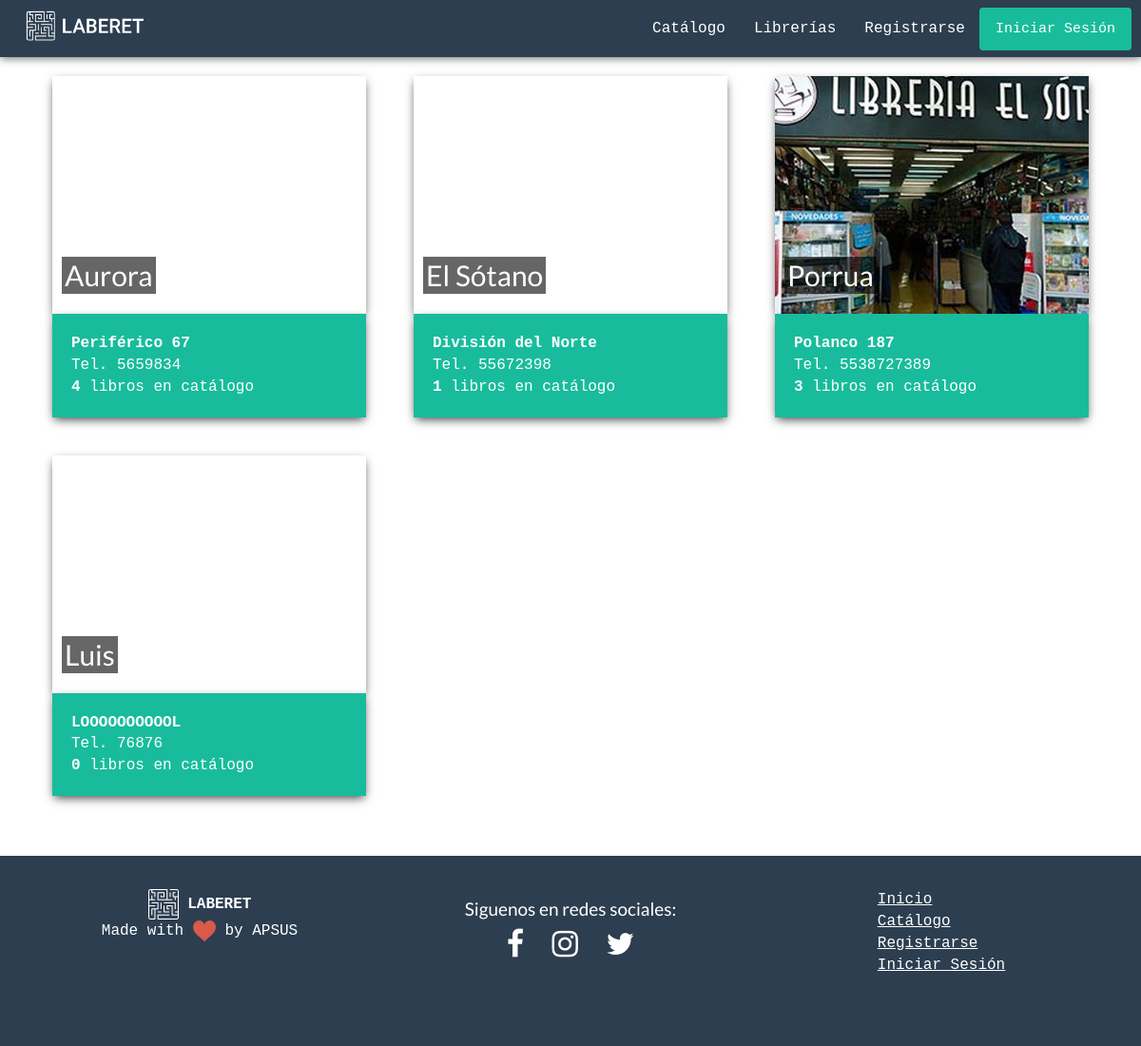
/librerias, run on the app's committed database.
### tables this page shows
CREATE TABLE `libreria` (
  `idLibreria` int(10) NOT NULL,
  `nombre` varchar(256) NOT NULL,
  `fotoPerfil` varchar(1024) NOT NULL,
  `fotoPortada` varchar(1024) NOT NULL,
  `telefono` varchar(1024) NOT NULL,
  `direccion` varchar(255) NOT NULL,
  `coordenadas` varchar(255) NOT NULL,
  `facebook` varchar(512) DEFAULT NULL,
  `twitter` varchar(512) DEFAULT NULL,
  `instagram` varchar(512) DEFAULT NULL
);

### librerias/librerias.php (called while the page is built, shortened)
<?php
include '../conexion.php';
include_once '../lib/Libreria.php';
$librerias = array();
$sql = "SELECT * FROM libreria;";
$query = mysqli_query($con, $sql);

### lib/Libreria.php (called while the page is built, shortened)
<?php
class Libreria
{
	private $id;
	private $nombre;
	private $fotoPerfil;
	private $telefono;
	private $direccion;
	function fill(array $row) {
		$this->id = $row['idLibreria'];
		$this->nombre = $row['nombre'];
		$this->fotoPerfil = $row['fotoPerfil'];
		$this->telefono = $row['telefono'];
		$this->direccion = $row['direccion'];
	}
	function getNumLibros() {
		include "../conexion.php";
		$sql = "SELECT COUNT(idLibro) as num from libro where idLibreria = ".$this->id.";";
		$query = mysqli_query($con, $sql);
		$num = 0;
		if ($row = mysqli_fetch_array($query)) {
			$num = $row['num'];
		}
		return $num;
	}
	public function getId(){
		return $this->id;
	}
	public function getNombre(){
		return $this->nombre;
	}
	public function getFotoPerfil(){
		return $this->fotoPerfil;
	}
	public function getTelefono(){
		return $this->telefono;
	}
	public function getDireccion(){
		return $this->direccion;
	}
}

### conexion.php (called while the page is built, shortened)
<?php
$sql = " SET NAMES UTF8;";

### librerias/index.php (the view, shortened to what this page needs)
<!DOCTYPE html>
<html>
<head>
	<link rel="stylesheet" href="../css/bootstrap.min.css">
	<link rel="stylesheet" href="../css/librerias-style.css">
	<link rel="stylesheet" type="text/css" href="https://maxcdn.bootstrapcdn.com/font-awesome/4.7.0/css/font-awesome.min.css">
</head>
<body>
	<?php
		if (!isset($_SESSION['tipo'])) {
			include '../components/navbar-visitante.php';
		} else if ($_SESSION['tipo'] == 'invitado') {
			include '../components/navbar-visitante.php';
		} else if ($_SESSION['tipo'] == 'usuario') {
			include '../components/navbar-user.php';
		} else {
			include '../components/navbar-libreria.php';
		}
	?>
	<?php include "librerias.php" ?>
	<div class="container muestra">
	<?php foreach ($librerias as $libreria): ?>
		<div class="libreria col-lg-4 col-md-4 col-sm-6 col-xs-6" data-id="<?php echo $libreria->getId() ?>">
			<div class="wrap">
				<div class="imagen" style="background: url(../<?php echo $libreria->getFotoPerfil(); ?>) no-repeat no-repeat center center;">
					<h3><?php echo $libreria->getNombre(); ?></h3>
				</div>
				<div class="info">
					<p><b><?php echo $libreria->getDireccion() ?></b></p>
					<p>Tel. <?php echo $libreria->getTelefono() ?></p>
					<p><b><?php echo $libreria->getNumLibros() ?></b> libros en catálogo</p>
				</div>
			</div>
		</div>
	<?php endforeach; ?>
	</div>
</body>
</html>

### css/librerias-style.css (style rules this page uses)
html,body { height:100%;width:100%;margin:0px;padding:0px;font-size:12pt;font-family:'Roboto Mono',monospace }
.muestra { min-height:100%;margin:0 auto;margin-top:50px;margin-bottom:50px }
.muestra .libreria .wrap { padding:10px 10px 10px;margin-top:20px;cursor:pointer }
.muestra .libreria .wrap .imagen { height:250px;width:100%;margin-bottom:0px;-webkit-box-shadow:0 4px 10px -2px rgba(0,0,0,0.75);-moz-box-shadow:0 4px 10px -2px rgba(0,0,0,0.75);box-shadow:0 4px 10px -2px rgba(0,0,0,0.75);-webkit-transition:all 400ms ease;-moz-transition:all 400ms ease;-ms-transition:all 400ms ease;-o-transition:all 400ms ease;transition:all 400ms ease }
.muestra .libreria .wrap .imagen h3 { margin-top:0px;position:absolute;top:220px;margin-left:10px;color:white;background-color:rgba(0,0,0,0.6);padding:3px 3px 3px 3px;font-size:30px }
.muestra .libreria .wrap .info { margin-top:0px;padding:20px 20px 20px 20px;background-color:#18BC9C;color:white;-webkit-box-shadow:0 4px 10px -2px rgba(0,0,0,0.75);-moz-box-shadow:0 4px 10px -2px rgba(0,0,0,0.75);box-shadow:0 4px 10px -2px rgba(0,0,0,0.75);-webkit-transition:all 400ms ease;-moz-transition:all 400ms ease;-ms-transition:all 400ms ease;-o-transition:all 400ms ease;transition:all 400ms ease }
.muestra .libreria .wrap .info p { margin:0px }
.footer { height:fit-content;padding-top:30px;padding-bottom:20px;color:white;background:#2C3E50 }
.footer .row-fluid { margin-top:20px }
.footer .menu { width:fit-content;margin:0 auto }
.footer a { color:white;text-decoration:underline }

### css/footer.css (style rules this page uses)
.footer { background:#2C3E50;height:25%;padding-top:15px;color:white }
.footer .menu { width:fit-content;margin:0 auto }
.footer .redes-iconos i { font-size:32px;padding:0px 10px 0px 10px }
.footer a { color:white;text-decoration:underline }

### data on the page
libreria: nombre "Aurora", direccion "Periférico 67", telefono "5659834", NumLibros "4"
libreria: nombre "El Sótano", direccion "División del Norte", telefono "55672398", NumLibros "1"
libreria: fotoPerfil (picture), nombre "Porrua", direccion "Polanco 187", telefono "5538727389", NumLibros "3"
libreria: nombre "Luis", direccion "LOOOOOOOOOOL", telefono "76876", NumLibros "0"
